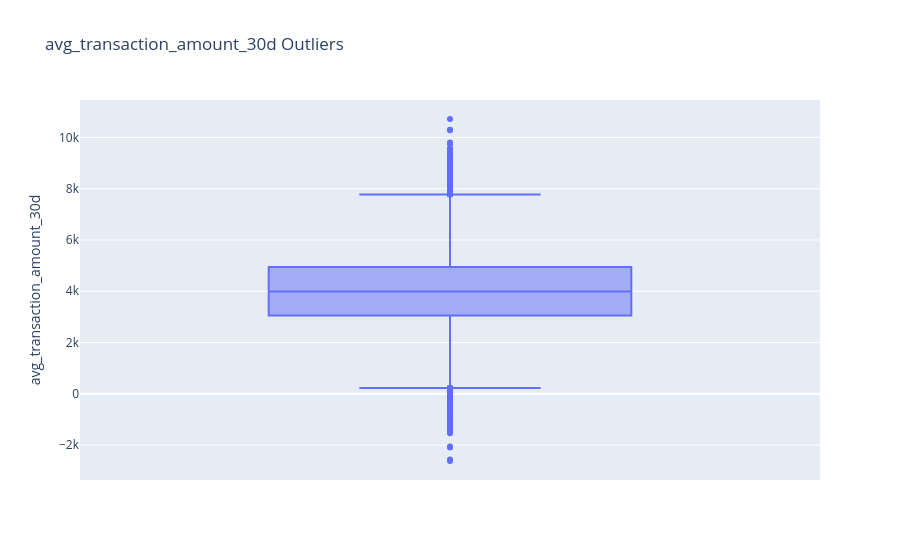

The cell this chart's notebook holds for it:
### Code cell
fig = px.box(
    df,
    y="avg_transaction_amount_30d",
    points="outliers",
    title="avg_transaction_amount_30d Outliers"
)

fig.show()

### Figure 1 — Plotly figure (JSON) as saved in the notebook; plotly's stock layout.template omitted (floating-point values rounded to 4 significant figures; data arrays with more than 128 entries replaced by an {"elided": "..."} marker saying what was removed)
{"data": [{"alignmentgroup": "True", "boxpoints": "outliers", "hovertemplate": "avg_transaction_amount_30d=%{y}<extra></extra>", "legendgroup": "", "marker": {"color": "#636efa"}, "name": "", "notched": false, "offsetgroup": "", "orientation": "v", "showlegend": false, "type": "box", "x0": " ", "xaxis": "x", "y": {"elided": "70000 float values"}, "y0": " ", "yaxis": "y"}], "layout": {"boxmode": "group", "legend": {"tracegroupgap": 0}, "title": {"text": "avg_transaction_amount_30d Outliers"}, "xaxis": {"anchor": "y", "domain": [0, 1]}, "yaxis": {"anchor": "x", "domain": [0, 1], "title": {"text": "avg_transaction_amount_30d"}}}}
